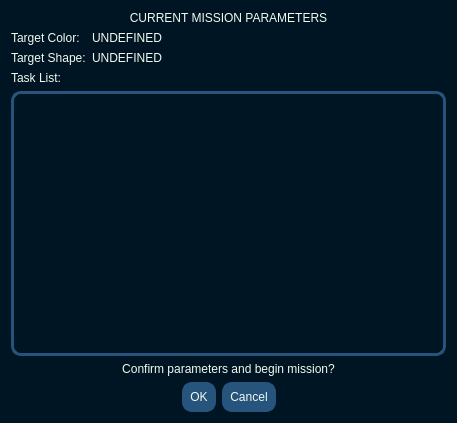
<?xml version="1.0" encoding="UTF-8"?>
<ui version="4.0">
 <class>ConfirmMissionDialog</class>
 <widget class="QDialog" name="ConfirmMissionDialog">
  <property name="geometry">
   <rect>
    <x>0</x>
    <y>0</y>
    <width>457</width>
    <height>423</height>
   </rect>
  </property>
  <property name="windowTitle">
   <string/>
  </property>
  <property name="styleSheet">
   <string notr="true">QWidget
{
	background: rgb(0,21,36);
	font: 87 10pt &quot;Arial Black&quot;;
}

QLabel
{
	border-color:transparent; 
	color: rgb(241,250,238);
}

QListView
{	
	background: transparent;
	border: 3 solid;
	border-color: rgb(38,84,124);
	border-radius: 10;
}

QListView::item
{
	background-color: rgb(38,84,124);
	border: 2 solid;
	border-color: rgb(38,84,124);
	border-radius: 10;
	color: rgb(241,250,238);
	min-height: 35;
	margin: 3;
}</string>
  </property>
  <layout class="QVBoxLayout" name="verticalLayout">
   <item>
    <widget class="QLabel" name="labelWindowTitle">
     <property name="text">
      <string>CURRENT MISSION PARAMETERS</string>
     </property>
     <property name="alignment">
      <set>Qt::AlignCenter</set>
     </property>
    </widget>
   </item>
   <item>
    <layout class="QFormLayout" name="layoutTargetParemeters">
     <item row="0" column="0">
      <widget class="QLabel" name="labelTargetColor">
       <property name="text">
        <string>Target Color:</string>
       </property>
      </widget>
     </item>
     <item row="0" column="1">
      <widget class="QLabel" name="labelTargetColorInput">
       <property name="text">
        <string>UNDEFINED</string>
       </property>
      </widget>
     </item>
     <item row="1" column="0">
      <widget class="QLabel" name="labelTargetShape">
       <property name="text">
        <string>Target Shape:</string>
       </property>
      </widget>
     </item>
     <item row="1" column="1">
      <widget class="QLabel" name="labelTargetShapeInput">
       <property name="text">
        <string>UNDEFINED</string>
       </property>
      </widget>
     </item>
    </layout>
   </item>
   <item>
    <widget class="QLabel" name="labelTaskList">
     <property name="text">
      <string>Task List:</string>
     </property>
    </widget>
   </item>
   <item>
    <widget class="QListView" name="listView"/>
   </item>
   <item>
    <widget class="QLabel" name="labelConfirmMission">
     <property name="text">
      <string>Confirm parameters and begin mission?</string>
     </property>
     <property name="alignment">
      <set>Qt::AlignCenter</set>
     </property>
    </widget>
   </item>
   <item>
    <widget class="QDialogButtonBox" name="buttonBox">
     <property name="styleSheet">
      <string notr="true">background-color:rgb(38,84,124);
border: 2 solid;
border-color: rgb(38,84,124);
border-radius: 10;
color: rgb(241,250,238);
padding: 6;</string>
     </property>
     <property name="orientation">
      <enum>Qt::Horizontal</enum>
     </property>
     <property name="standardButtons">
      <set>QDialogButtonBox::Cancel|QDialogButtonBox::Ok</set>
     </property>
     <property name="centerButtons">
      <bool>true</bool>
     </property>
    </widget>
   </item>
  </layout>
 </widget>
 <resources/>
 <connections>
  <connection>
   <sender>buttonBox</sender>
   <signal>accepted()</signal>
   <receiver>ConfirmMissionDialog</receiver>
   <slot>accept()</slot>
   <hints>
    <hint type="sourcelabel">
     <x>248</x>
     <y>254</y>
    </hint>
    <hint type="destinationlabel">
     <x>157</x>
     <y>274</y>
    </hint>
   </hints>
  </connection>
  <connection>
   <sender>buttonBox</sender>
   <signal>rejected()</signal>
   <receiver>ConfirmMissionDialog</receiver>
   <slot>reject()</slot>
   <hints>
    <hint type="sourcelabel">
     <x>316</x>
     <y>260</y>
    </hint>
    <hint type="destinationlabel">
     <x>286</x>
     <y>274</y>
    </hint>
   </hints>
  </connection>
 </connections>
</ui>
